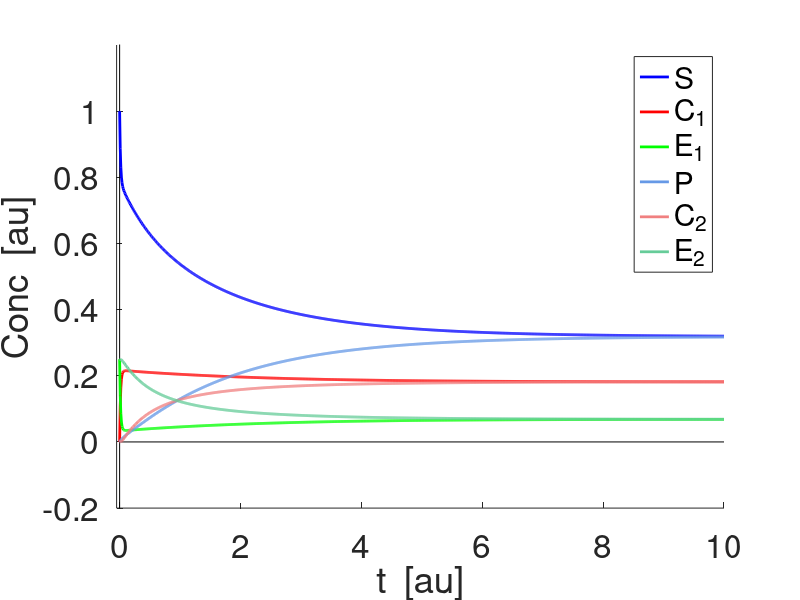
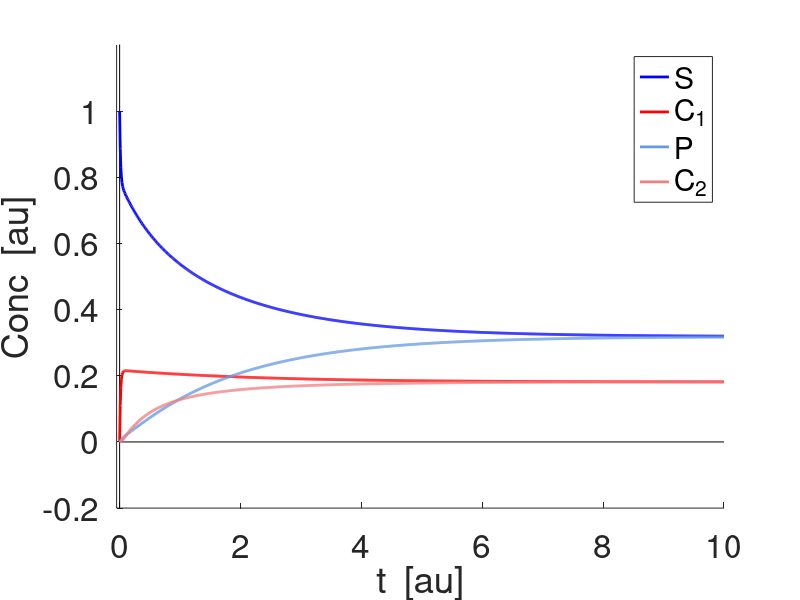

Here is the MATLAB script that generated these plots, in order:
% 2022-02-11

% Enzymatic reactI0ns and covalent modificatI0n cycles

% Enzymatic reactI0n
%
% S + E <--> C ---> P + E
% ReactI0n constants: ksc, kcs & kcp
%
% Covalent modificatI0n cycle
%
% S + E1 <--> C1 ---> P + E1
% P + E2 <--> C2 ---> S + E2
% ReactI0n constants: ksc1, kcs1, kcp1, kpc2, kcp2, kcs2
% 
% NotatI0n:
%           kxy: S-->C reactI0n (irreversible network component)
% 

clearvars;
close all;

lightblueish = [.4 .6 .9];
lightcoral = [0.94 0.5 0.5];
lightsalmon = [0.9 0.5 0.4];
lightgray = [.7 .7 .7];
darkgray = [.3 .3 .3];
darkgray2 = [.1 .1 .1];
mediumacquamarine = [0.4 0.8 0.6];

% [t] = au
% [conc] = au
% ksc = conc^-1 t^-1
% kcs = t^-1
% kcp = t^-1

MDL = 2;
        % 1: Enzymatic reaction
        % 2: Covalent modificatI0n cycle
        % 3: Competitive inhibitI0n
        % 4: Allosteric inhibitI0n
        % 5: Cooperativity
        
        
if MDL == 1
    
    % Parameters
    
%     ksc = 30;
%     kcs = 1;
%     kcp = 10;
%     S0 = 5;
%     E0 = 1; 
    
    ksc = 100;
    kcs = 10;
    kcp = 2;
    
    S0 = 1;
    C0 = 0;
    E0 = 0.2;    
    P0 = 0;

    Et = E0;
    
    Tmax = 10;
    dt = 0.001;
    t = 0:dt:Tmax;
    
    S = zeros(1,length(t));
    C = zeros(1,length(t));
    
    S(1) = S0;
    C(1) = C0;
   
    for j=1:length(t)-1
        k1s = -ksc*S(j)*(Et-C(j))+kcs*C(j);
        k1c = ksc*S(j)*(Et-C(j))-(kcs+kcp)*C(j);
        as = S(j)+k1s*dt;
        ac = C(j)+k1c*dt;
        k2s = -ksc*as*(Et-ac)+kcs*ac;
        k2c = ksc*as*(Et-ac)-(kcs+kcp)*ac;
        S(j+1) = S(j)+(k1s+k2s)*dt/2;
        C(j+1) = C(j)+(k1c+k2c)*dt/2;        
    end
    
    E = Et-C;
    P = S0+P0-S-C;
    
    figure
    hold on
    plot(-100,-100,'-b','linewidth',2);
    plot(-100,-100,'-r','linewidth',2);
    plot(-100,-100,'-g','linewidth',2);
    plot(-100,-100,'-','Color',lightblueish,'linewidth',2);
    plot([0 Tmax],[0 0],'-k');
    plot([0 0],[-10 10],'-k');
    plot(t,S,'-b','linewidth',2);
    plot(t,C,'-r','linewidth',2);
    plot(t,E,'-g','linewidth',2);
    plot(t,P,'-','Color',lightblueish,'linewidth',2);
    axis([-0.05 Tmax -0.2 1.2]);
    set(gca,'fontsize',24);
    xlabel('t  [au]');
    ylabel('Conc  [au]');
    legend('S','C','E','P');
    
elseif MDL == 2
    
    % Parameters
    
    ksc1 = 100;
    kcs1 = 10;
    kcp1 = 2;
    kpc2 = 100;
    kcp2 = 10;
    kcs2 = 2;
    
    S0 = 1;
    C10 = 0;
    C20 = 0;
    E10 = 0.25;
    E20 = 0.25;
    P0 = 0;

    E1t = E10;
    E2t = E20;
    
    Tmax = 10;
    dt = 0.01;
    t = 0:dt:Tmax;
    
    C1 = zeros(1,length(t));
    C2 = zeros(1,length(t));
    P = zeros(1,length(t));
    
    C1(1) = C10;
    C2(1) = C20;
    P(1) = P0;
    
    for j=1:length(t)-1
        k1c1 = ksc1*(S0+P0-P(j)-C1(j)-C2(j))*(E1t-C1(j))-(kcs1+kcp1)*C1(j);
        k1c2 = kpc2*P(j)*(E2t-C2(j))-(kcp2+kcs2)*C2(j);
        k1p = kcp1*C1(j)-kpc2*P(j)*(E2t-C2(j))+kcp2*C2(j);
        ac1 = C1(j)+k1c1*dt;
        ac2 = C2(j)+k1c2*dt;
        ap = P(j)+k1p*dt;
        k2c1 = ksc1*(S0+P0-ap-ac1-ac2)*(E1t-ac1)-(kcs1+kcp1)*ac1;
        k2c2 = kpc2*ap*(E2t-ac2)-(kcp2+kcs2)*ac2;
        k2p = kcp1*ac1-kpc2*ap*(E2t-ac2)+kcp2*ac2;
        C1(j+1) = C1(j)+(k1c1+k2c1)*dt/2;
        C2(j+1) = C2(j)+(k1c2+k2c2)*dt/2;
        P(j+1) = P(j)+(k1p+k2p)*dt/2;
    end
    
    E1 = E1t-C1;
    E2 = E2t-C2;
    S = S0+P0-P-C1-C2;
    
    figure
    hold on
    plot(-100,-100,'-b','linewidth',2);
    plot(-100,-100,'-r','linewidth',2);
    plot(-100,-100,'-g','linewidth',2);
    plot(-100,-100,'-','Color',lightblueish,'linewidth',2);
    plot(-100,-100,'-','Color',lightcoral,'linewidth',2);
    plot(-100,-100,'-','Color',mediumacquamarine,'linewidth',2);
    plot([0 Tmax],[0 0],'-k');
    plot([0 0],[-10 10],'-k');
    plot(t,S,'-b','linewidth',2);
    plot(t,C1,'-r','linewidth',2);
    plot(t,E1,'-g','linewidth',2);
    plot(t,P,'-','Color',lightblueish,'linewidth',2);
    plot(t,C2,'-','Color',lightcoral,'linewidth',2);
    plot(t,E2,'-','Color',mediumacquamarine,'linewidth',2);
    axis([-0.05 Tmax -0.2 1.2]);
    set(gca,'fontsize',24);
    xlabel('t  [au]');
    ylabel('Conc  [au]');
    legend('S','C_1','E_1','P','C_2','E_2');
    
    figure
    hold on
    plot(-100,-100,'-b','linewidth',2);
    plot(-100,-100,'-r','linewidth',2);
    %plot(-100,-100,'-g','linewidth',2);
    plot(-100,-100,'-','Color',lightblueish,'linewidth',2);
    plot(-100,-100,'-','Color',lightcoral,'linewidth',2);
    %plot(-100,-100,'-','Color',mediumacquamarine,'linewidth',2);
    plot([0 Tmax],[0 0],'-k');
    plot([0 0],[-10 10],'-k');
    plot(t,S,'-b','linewidth',2);
    plot(t,C1,'-r','linewidth',2);
    %plot(t,E1,'-g','linewidth',2);
    plot(t,P,'-','Color',lightblueish,'linewidth',2);
    plot(t,C2,'-','Color',lightcoral,'linewidth',2);
    %plot(t,E2,'-','Color',mediumacquamarine,'linewidth',2);
    axis([-0.05 Tmax -0.2 1.2]);
    set(gca,'fontsize',24);
    xlabel('t  [au]');
    ylabel('Conc  [au]');
    legend('S','C_1','P','C_2');
    
elseif MDL == 3
    
    ksc = 100;
    kcs = 10;
    kcp = 2;
    kid = 100;
    kdi = 0;
    
    S0 = 1;
    C0 = 0;
    E0 = 0.2;    
    P0 = 0;
    I0 = 1;
    D0 = 0;

    Et = E0;
    
    Tmax = 6;
    dt = 0.001;
    t = 0:dt:Tmax;
    
    S = zeros(1,length(t));
    C = zeros(1,length(t));
    D = zeros(1,length(t));
    
    S(1) = S0;
    C(1) = C0;
    D(1) = D0;
   
    for j=1:length(t)-1
        k1s = -ksc*S(j)*(Et-C(j)-D(j))+kcs*C(j);
        k1c = ksc*S(j)*(Et-C(j)-D(j))-(kcs+kcp)*C(j);
        k1d = kid*(I0-D(j))*(Et-C(j)-D(j))-kdi*D(j);
        as = S(j)+k1s*dt;
        ac = C(j)+k1c*dt;
        ad = D(j)+k1d*dt;
        k2s = -ksc*as*(Et-ac)+kcs*ac;
        k2c = ksc*as*(Et-ac-ad)-(kcs+kcp)*ac;
        k2d = kid*(I0-ad)*(Et-ac-ad)-kdi*ad;
        S(j+1) = S(j)+(k1s+k2s)*dt/2;
        C(j+1) = C(j)+(k1c+k2c)*dt/2;       
        D(j+1) = D(j)+(k1d+k2d)*dt/2;
    end
    
    
    E = Et-C-D;
    P = S0+P0-S-C;
    I = I0-D;
   
    
    figure
    hold on
    plot(-100,-100,'-b','linewidth',2);
    plot(-100,-100,'-r','linewidth',2);
    plot(-100,-100,'-g','linewidth',2);
    plot(-100,-100,'-','Color',lightblueish,'linewidth',2);
    plot([0 Tmax],[0 0],'-k');
    plot([0 0],[-10 10],'-k');
    plot(t,S,'-b','linewidth',2);
    plot(t,C,'-r','linewidth',2);
    plot(t,E,'-g','linewidth',2);
    plot(t,P,'-','Color',lightblueish,'linewidth',2);
    axis([-0.05 Tmax -0.2 1.2]);
    set(gca,'fontsize',24);
    xlabel('t  [au]');
    ylabel('Conc  [au]');
    legend('S','C','E','P');
    
    figure
    hold on
    plot(-100,-100,'--b','linewidth',2);
    plot(-100,-100,'--r','linewidth',2);
    plot(-100,-100,'--g','linewidth',2);
    plot(-100,-100,'--','Color',lightblueish,'linewidth',2);
    plot([0 Tmax],[0 0],'-k');
    plot([0 0],[-10 10],'-k');
    plot(t,I,'--b','linewidth',2);
    plot(t,D,'--r','linewidth',2);
    axis([-0.05 Tmax -0.2 1.2]);
    set(gca,'fontsize',24);
    xlabel('t  [au]');
    ylabel('Conc  [au]');
    legend('I','D');
    
elseif MDL == 4
    
    ksc = 100;
    kcs = 100;
    kcp = 2;
    ksf = 0;
    kfs = 0;
    kif = 0;
    kfi = 0;
    kid = 0.1;
    kdi = 0;
    
    S0 = 1;
    C0 = 0;
    E0 = 0.2;    
    P0 = 0;
    I0 = 1;
    D0 = 0;
    F0 = 0;
    
    Et = E0;
    
    Tmax = 6;
    dt = 0.001;
    t = 0:dt:Tmax;
    
    S = zeros(1,length(t));
    C = zeros(1,length(t));
    D = zeros(1,length(t));
    F = zeros(1,length(t));
    
    S(1) = S0;
    C(1) = C0;
    D(1) = D0;
    F(1) = F0;
   
    for j=1:length(t)-1
        k1s = -ksc*S(j)*(Et-C(j)-D(j)-F(j))+kcs*C(j)-ksf*S(j)*D(j)+kfs*F(j);
        k1c = ksc*S(j)*(Et-C(j)-D(j)-F(j))-(kcs+kcp)*C(j)-kif*(I0-D(j)-F(j))+kfi*F(j);
        k1d = kid*(I0-D(j)-F(j))*(Et-C(j)-D(j)-F(j))-kdi*D(j)-ksf*S(j)*D(j)+kfs*F(j);
        k1f = kif*(I0-D(j)*C(j))-kfi*F(j)+ksf*S(j)*D(j)-kfs*F(j);
        as = S(j)+k1s*dt;
        ac = C(j)+k1c*dt;
        ad = D(j)+k1d*dt;
        af = F(j)+k1f*dt;
        k2s = -ksc*as*(Et-ac)+kcs*ac-ksf*as*ad+kfs*af;
        k2c = ksc*as*(Et-ac-ad-af)-(kcs+kcp)*ac-kif*(I0-ad-af)*ac+kfi*af;
        k2d = kid*(I0-ad-af)*(Et-ac-ad-af)-kdi*ad-ksf*as*ad+kfs*af;
        k2f = kif*(I0-ad-af)*ac-kfi*af+ksf*af+ksf*as*ad-kfs*af;
        S(j+1) = S(j)+(k1s+k2s)*dt/2;
        C(j+1) = C(j)+(k1c+k2c)*dt/2;       
        D(j+1) = D(j)+(k1d+k2d)*dt/2;
        F(j+1) = F(j)+(k1f+k2f)*dt/2;
    end
    
    E = Et-C-D-F;
    P = S0+P0-S-C-F;
    I = I0-D-F;
    
    figure
    hold on
    plot(-100,-100,'-b','linewidth',2);
    plot(-100,-100,'-r','linewidth',2);
    plot(-100,-100,'-g','linewidth',2);
    plot(-100,-100,'-','Color',lightblueish,'linewidth',2);
    plot([0 Tmax],[0 0],'-k');
    plot([0 0],[-10 10],'-k');
    plot(t,S,'-b','linewidth',2);
    plot(t,C,'-r','linewidth',2);
    plot(t,E,'-g','linewidth',2);
    plot(t,P,'-','Color',lightblueish,'linewidth',2);
    axis([-0.05 Tmax -0.2 1.2]);
    set(gca,'fontsize',24);
    xlabel('t  [au]');
    ylabel('Conc  [au]');
    legend('S','C','E','P');
    
    figure
    hold on
    plot(-100,-100,'--b','linewidth',2);
    plot(-100,-100,'--r','linewidth',2);
    plot(-100,-100,'--g','linewidth',2);
    plot(-100,-100,'--','Color',lightblueish,'linewidth',2);
    plot([0 Tmax],[0 0],'-k');
    plot([0 0],[-10 10],'-k');
    plot(t,I,'--b','linewidth',2);
    plot(t,D,'--r','linewidth',2);
    plot(t,F,'--g','linewidth',2);
    axis([-0.05 Tmax -0.2 1.2]);
    set(gca,'fontsize',24);
    xlabel('t  [au]');
    ylabel('Conc  [au]');
    legend('I','D','F');
        
elseif MDL == 5
    
   k1 = 1;
   km1 = 1;
   k2 = 1;
   km2 = 1;
   k3 = 1;
   km3 = 1;
   k4 = 1;
   km4 = 1;
   
   P0 = 1;
   X0 = 1;
   
   
    Tmax = 10;
    dt = 0.001;
    t = 0:dt:Tmax;
    
    P = zeros(1,length(t));
    P1 = zeros(1,length(t));
    P2 = zeros(1,length(t));
    P3 = zeros(1,length(t));
    P4 = zeros(1,length(t));
    X = zeros(1,length(t));
    
    P(1) = P0;
    X(1) = X0;
    
    for j=1:length(t)-1
        k1p = -4*k1*P(j)*X(j)+km1*P1(j);
        k1p1 = 4*k1*P(j)*X(j)-km1*P1(j)-3*k2*P1(j)*X(j)+2*km2*P2(j);
        k1p2 = 3*k2*P1(j)*X(j)-2*km2*P2(j)-2*k3*P2(j)*X(j)+3*km3*P3(j);
        k1p3 = 2*k3*P2(j)*X(j)-3*km3*P3(j)-k4*P3(j)*X(j)+4*km4*(P0-P(j)-P1(j)-P2(j)-P3(j));
        k1x = -(4*k1*P(j)+3*k2*P1(j)+2*k3*P2(j)+k4*P3(j))*X(j)+km1*P1(j)+2*km2*P2(j)+3*km3*P3(j)+4*km4*(P0-P(j)-P1(j)-P2(j)-P3(j));
        ap = P(j)+k1p*dt;
        ap1 = P1(j)+k1p1*dt;
        ap2 = P2(j)+k1p2*dt;
        ap3 = P3(j)+k1p3*dt;
        ax = X(j)+k1x*dt;
        k2p = -4*k1*ap*ax+km1*ap1;
        k2p1 = 4*k1*ap*ax-km1*ap1-3*k2*ap1*ax+2*km2*ap2;
        k2p2 = 3*k2*ap1*ax-2*km2*ap2-2*k3*ap2*ax+3*km3*ap3;
        k2p3 = 2*k3*ap2*ax-3*km3*ap3-k4*ap3*ax+4*km4*(P0-ap-ap1-ap2-ap3);
        k2x = -(4*k1*ap+3*k2*ap1+2*k3*ap2+k4*ap3)*ax+km1*ap1+2*km2*ap2+3*km3*ap3+4*km4*(P0-ap-ap1-ap2-ap3);
        P(j+1) = P(j)+(k1p+k2p)*dt/2;
        P1(j+1) = P1(j)+(k1p1+k2p1)*dt/2;
        P2(j+1) = P2(j)+(k1p2+k2p2)*dt/2;
        P3(j+1) = P3(j)+(k1p3+k2p3)*dt/2;
        X(j+1) = X(j)+(k1x+k2x)*dt/2;
    end
    
    figure
    hold on
    plot(-100,-100,'-b','linewidth',2);
    plot(-100,-100,'-r','linewidth',2);
    plot(-100,-100,'-g','linewidth',2);
    plot(-100,-100,'-','Color',lightblueish,'linewidth',2);
    plot(-100,-100,'-','Color',lightcoral,'linewidth',2);
    plot(-100,-100,'-','Color',mediumacquamarine,'linewidth',2);
    plot([0 Tmax],[0 0],'-k');
    plot([0 0],[-10 10],'-k');
    plot(t,P,'-b','linewidth',2);
    plot(t,P1,'-r','linewidth',2);
    plot(t,P2,'-g','linewidth',2);
    plot(t,P3,'-','Color',lightblueish,'linewidth',2);
    plot(t,P4,'-','Color',lightcoral,'linewidth',2);
    plot(t,X,'-','Color',mediumacquamarine,'linewidth',2);
    axis([-0.05 Tmax -0.2 1.2]);
    set(gca,'fontsize',24);
    xlabel('t  [au]');
    ylabel('Conc  [au]');
    legend('P','P_1','P_2','P_3','P_4','X');
    
    
   
end
        
        
      